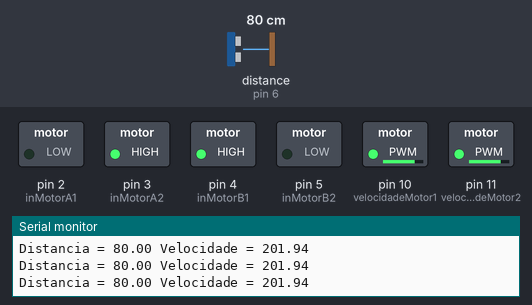
Bench run of a sketch on a simulated Arduino Uno, built with avr-gcc and run on an emulated ATmega328P. Shown: switched loads named in the sketch (green lamp = pin HIGH), the last lines printed to the serial monitor. Inputs (shaded band) come from the test bench; at power-on: distance to the obstacle (sensor on pin 6) 80 cm. The echo pulse lasts 58.3 µs per cm.

Above: at 1.2 s.
1.3 s: distance to the obstacle (sensor on pin 6) set to 2 cm
At 2.0 s:
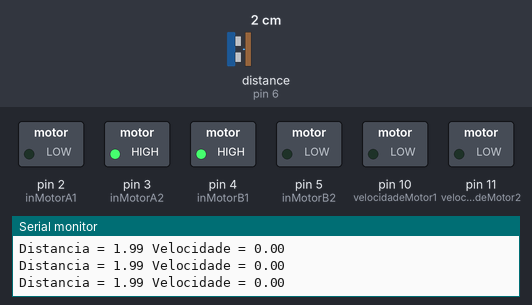
2.8 s: distance to the obstacle (sensor on pin 6) set to 4 cm
5.8 s: distance to the obstacle (sensor on pin 6) set to 7 cm
At 6.3 s:
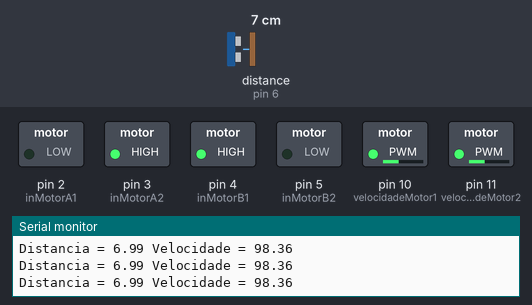
7.3 s: distance to the obstacle (sensor on pin 6) set to 120 cm
At 8.7 s:
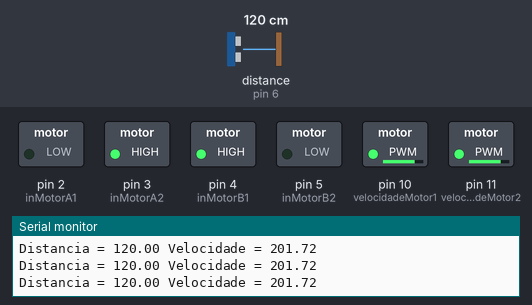
Timing chart, 0 to 9.9 s (numbered marks = the images above; inputs shaded):
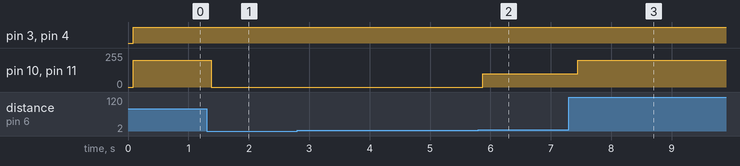

The sketch:

smart-car.ino
```cpp
#include <Fuzzy.h>

#include <Ultrasonic.h>
#include <Fuzzy.h>
#include <FuzzySet.h>
#include <FuzzyRule.h>
#include <FuzzyRuleAntecedent.h>
#include <FuzzyRuleConsequent.h>
#include <FuzzyOutput.h>
#include <FuzzyInput.h>

int inMotorA1=2, inMotorA2=3;
int inMotorB1=4, inMotorB2=5;
float velocidadeMotor1=10;
float velocidadeMotor2=11;

#define pino_trigger 7
#define pino_echo 6
Ultrasonic ultrasonic(pino_trigger, pino_echo);
Fuzzy* fuzzy = new Fuzzy();

void setup(){

  pinMode(velocidadeMotor1,OUTPUT);
  pinMode(velocidadeMotor2,OUTPUT);

  pinMode(inMotorA1,OUTPUT);
  pinMode(inMotorB1,OUTPUT);
  pinMode(inMotorA2,OUTPUT);
  pinMode(inMotorB2,OUTPUT);

  Serial.begin(9600);

  //Criando o FuzzyInput distância
  FuzzyInput* distancia = new FuzzyInput(1);

  //Criando os conjuntos fuzzy que representam a distância
  //Conjunto distância pequena
  FuzzySet* pequena = new FuzzySet(5, 20, 20, 40);
  distancia->addFuzzySet(pequena);
  //Conjunto distância média
  FuzzySet* media = new FuzzySet(30, 50, 50, 70);
  distancia->addFuzzySet(media);
  //Conjunto distância grande
  FuzzySet* grande = new FuzzySet(60, 100, 100, 200);
  distancia->addFuzzySet(grande);
  //Adicionando a entrada fuzzy ao sistema
  fuzzy->addFuzzyInput(distancia);

  //Criando o FuzzyOutput velocidade
  FuzzyOutput* velocidade = new FuzzyOutput(1);

  //Criando os conjuntos fuzzy que representam a velocidade
  //Conjunto velocidade lenta
  FuzzySet* lenta = new FuzzySet(50, 50, 100, 150);
  velocidade->addFuzzySet(lenta);
  //Conjunto velocidade normal
  FuzzySet* normal = new FuzzySet(75, 125, 125, 180);
  velocidade->addFuzzySet(normal);
  //Conjunto velocidade rapida
  FuzzySet* rapida = new FuzzySet(150, 200, 200, 255);
  velocidade->addFuzzySet(rapida);
  // Adicionando o FuzzyOutput velocidade ao sistema
  fuzzy->addFuzzyOutput(velocidade);

  //Montando as regras Fuzzy
  // FuzzyRule "SE distancia = pequena ENTÃO velocidade = lenta"
  FuzzyRuleAntecedent* ifDistanciaPequena = new FuzzyRuleAntecedent();
  ifDistanciaPequena->joinSingle(pequena);
  FuzzyRuleConsequent* thenVelocidadeLenta = new FuzzyRuleConsequent();
  thenVelocidadeLenta->addOutput(lenta);

  //Criando uma regra (FuzzyRule) a partir do antecedente e do consequente
  FuzzyRule* fuzzyRule01 = new FuzzyRule(1, ifDistanciaPequena, thenVelocidadeLenta);
  //Adicionando a regra ao sistema
  fuzzy->addFuzzyRule(fuzzyRule01);

  // FuzzyRule "SE distancia = segura ENTÃO velocidade = normal"
  FuzzyRuleAntecedent* ifDistanciaMedia = new FuzzyRuleAntecedent();
  ifDistanciaMedia->joinSingle(media);
  FuzzyRuleConsequent* thenVelocidadeNormal = new FuzzyRuleConsequent();
  thenVelocidadeNormal ->addOutput(normal);
  FuzzyRule* fuzzyRule02 = new FuzzyRule(2, ifDistanciaMedia, thenVelocidadeNormal);
  // Adicionando a regra ao sistema
  fuzzy->addFuzzyRule(fuzzyRule02);

  // FuzzyRule "SE distancia = grande ENTÃO velocidade = alta"
  FuzzyRuleAntecedent* ifDistanciaGrande = new FuzzyRuleAntecedent();
  ifDistanciaGrande->joinSingle(grande);
  FuzzyRuleConsequent* thenVelocidadeRapida = new FuzzyRuleConsequent();
  thenVelocidadeRapida->addOutput(rapida);
  FuzzyRule* fuzzyRule03 = new FuzzyRule(3, ifDistanciaGrande, thenVelocidadeRapida);
  // Adicionando o FuzzyRule ao objeto Fuzzy
  fuzzy->addFuzzyRule(fuzzyRule03);

}

void loop(){

    long microsec = ultrasonic.timing();

    // Informando o valor da entrada (distância), passando seu ID e valor
    float d = ultrasonic.convert(microsec, Ultrasonic::CM);

    fuzzy->setInput(1, d);

    // Executando a fuzzyficação
    fuzzy->fuzzify();

    float v = fuzzy->defuzzify(1);

    analogWrite(velocidadeMotor1,v);
    analogWrite(velocidadeMotor2,v);

    digitalWrite(inMotorA1,LOW);
    digitalWrite(inMotorA2,HIGH);
    digitalWrite(inMotorB1,HIGH);
    digitalWrite(inMotorB2,LOW);

    Serial.print("Distancia = ");
    Serial.print(d);
    Serial.print(" Velocidade = ");
    Serial.println(v);

  //delay(1000);

}
```

Measured:
- the behaviour switches between 5 and 6 cm on distance to the obstacle (sensor on pin 6) (found by bisection; images 1 and 2)
- after the input at 1.3 s, pin 10 (velocidadeMotor1), pin 11 (velocidadeMotor2): 201/255 → 0/255 after 0.08 s
- after the input at 5.8 s, pin 10 (velocidadeMotor1), pin 11 (velocidadeMotor2): 0/255 → 98/255 after 0.08 s
- after the input at 7.3 s, pin 10 (velocidadeMotor1), pin 11 (velocidadeMotor2): 98/255 → 201/255 after 0.14 s
